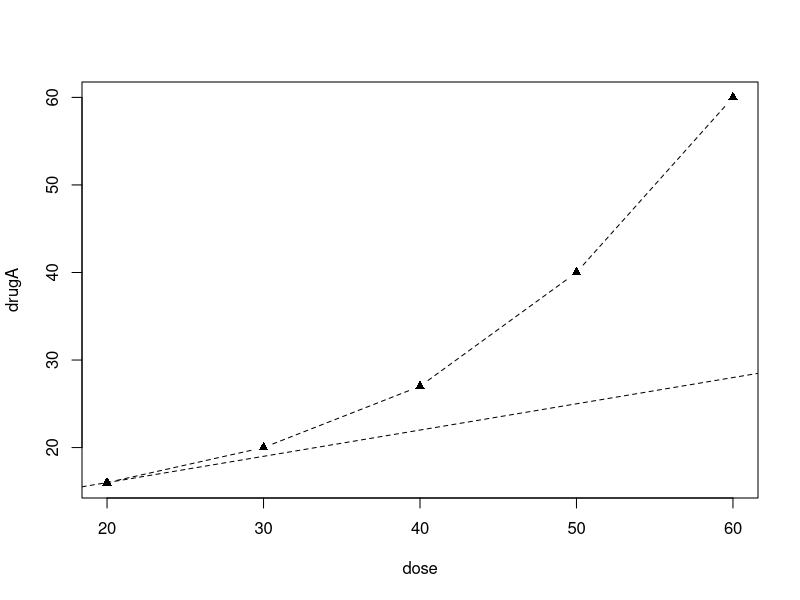
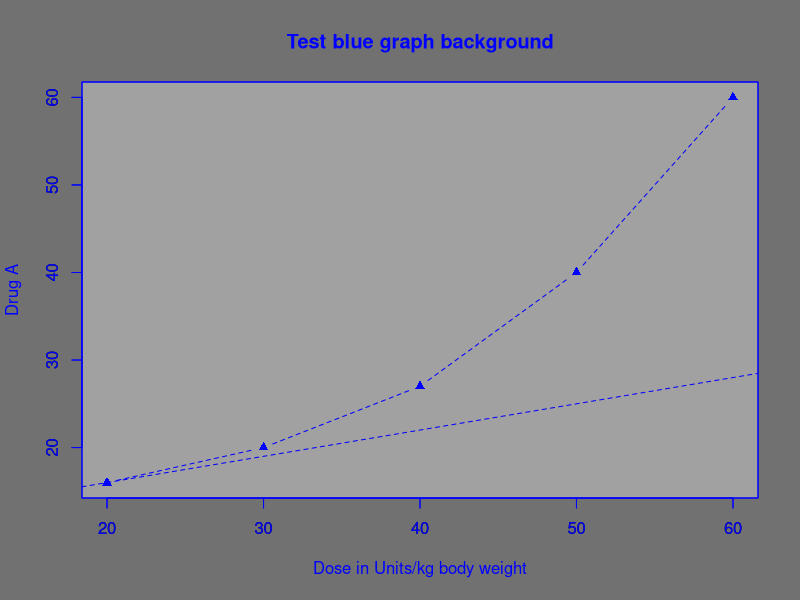
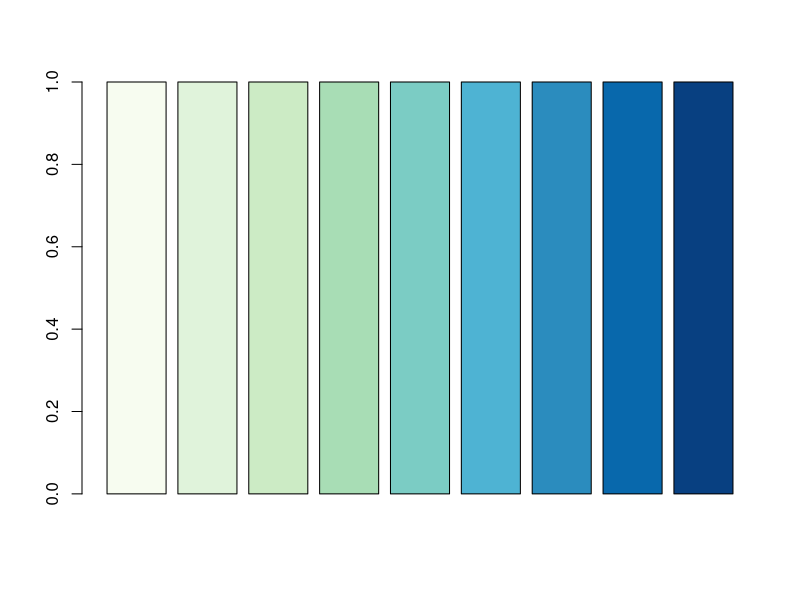
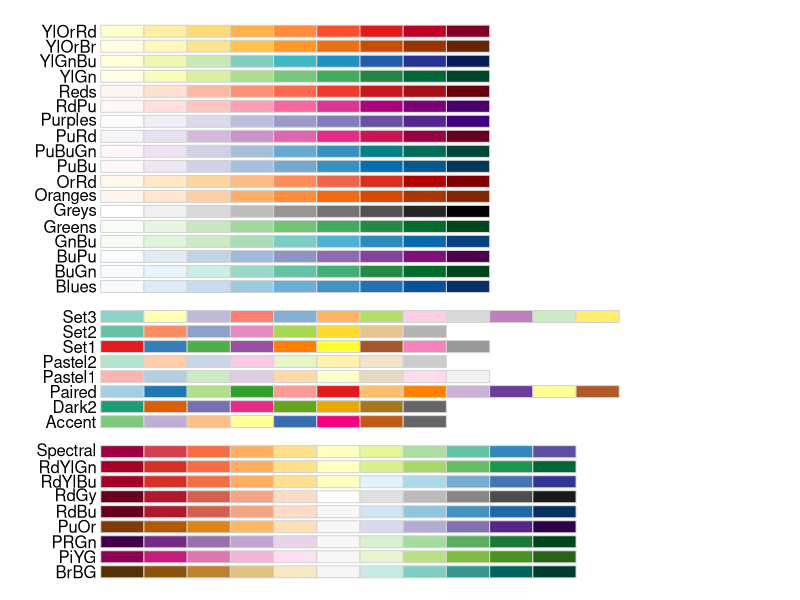

Reproduce these figures in R, in order.
## ---- chunk 1
dose <- seq(20,60,10)
drugA <- c(16,20,27,40,60)
drugB <- c(15,18,25,31,40)
## ---- chunk 2
opar <- par(no.readonly=TRUE)
par(lty=2, pch=17)
plot(dose, drugA, type="b")
abline(a = 10, b = 0.3, lty=2, pch=17)
par(opar)
## ---- chunk 3
# from https://r-charts.com/base-r/background-color/#background-color-plot
opar <- par(no.readonly=TRUE)
par(bg="#717171", fg="blue")

plot(dose, drugA, ann = FALSE)

rect(par("usr")[1], par("usr")[3],
     par("usr")[2], par("usr")[4],
     col = "#A1A1A1") # Color

par(new = plot)

plot(dose, drugA, type="b",
     lty=2, pch=17,
     col = 'blue',
     col.axis = "blue",
     col.lab = "blue",
     col.main = "blue",
     main = "Test blue graph background",
     xlab = "Dose in Units/kg body weight",
     ylab ="Drug A"
     )
abline(a = 10, b = 0.3, lty=2, pch=17, col= "blue")
par(opar)
## ---- chunk 4
library(RColorBrewer)
n <-9
mycolors <- brewer.pal(n, "GnBu")
barplot(rep(1,n), col=mycolors)
## ---- chunk 5
library(RColorBrewer)
opar <- par(no.readonly = TRUE)
par(mar=c(0,4,0,8)) # bottom, left, top, right
display.brewer.all()
par(opar)
